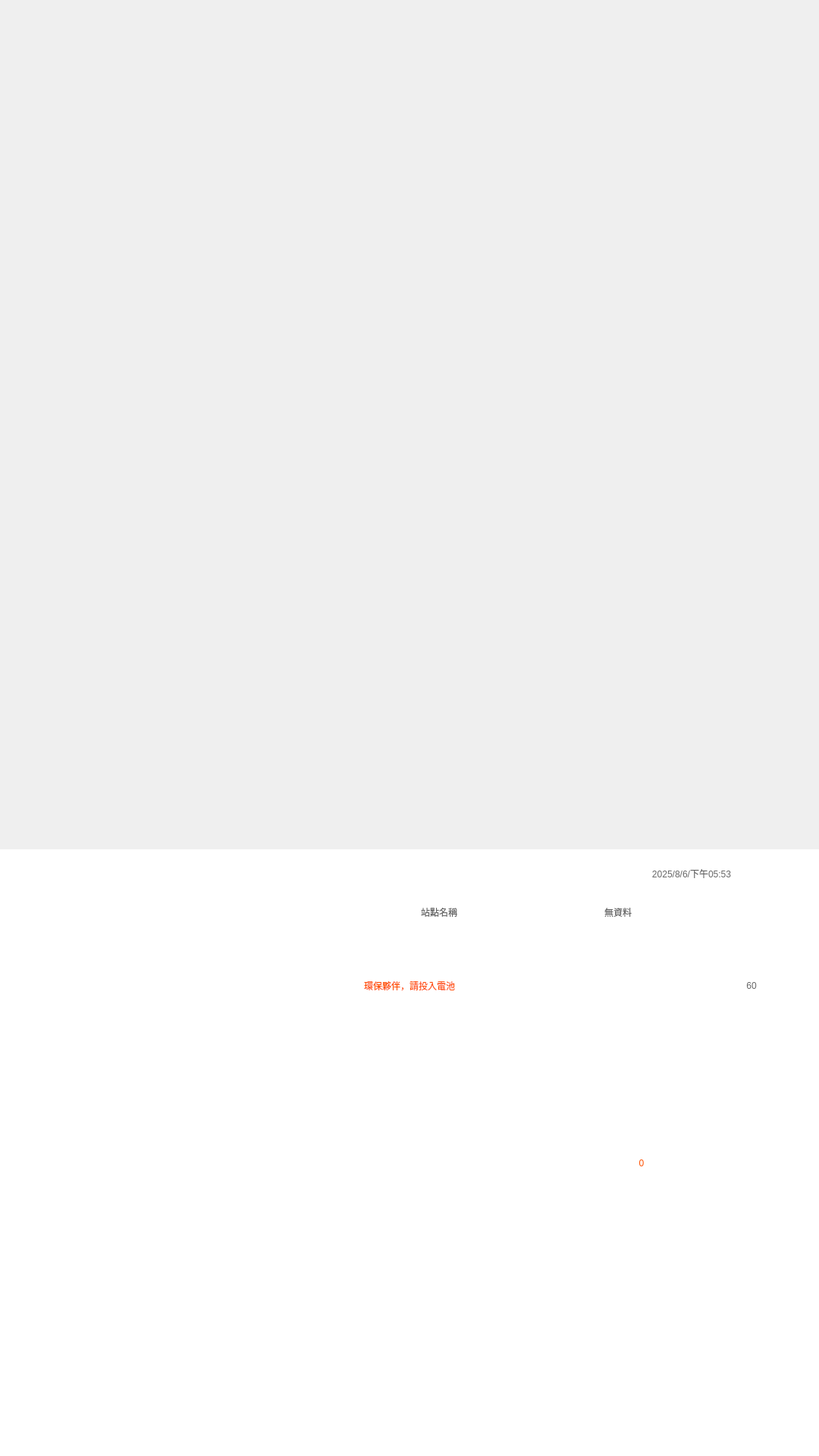
<?xml version="1.0" encoding="UTF-8"?>
<ui version="4.0">
 <class>nmb_PutInBatteryPage</class>
 <widget class="QWidget" name="nmb_PutInBatteryPage">
  <property name="geometry">
   <rect>
    <x>0</x>
    <y>0</y>
    <width>1080</width>
    <height>1920</height>
   </rect>
  </property>
  <property name="windowTitle">
   <string>Form</string>
  </property>
  <widget class="QWidget" name="Top_Widget" native="true">
   <property name="geometry">
    <rect>
     <x>0</x>
     <y>0</y>
     <width>1080</width>
     <height>1120</height>
    </rect>
   </property>
  </widget>
  <widget class="QWidget" name="Bottom_Widget" native="true">
   <property name="geometry">
    <rect>
     <x>0</x>
     <y>1120</y>
     <width>1080</width>
     <height>800</height>
    </rect>
   </property>
   <property name="styleSheet">
    <string notr="true">QWidget
{
	background-color: rgb(255, 255, 255);
}</string>
   </property>
   <widget class="QLabel" name="label">
    <property name="geometry">
     <rect>
      <x>74</x>
      <y>36</y>
      <width>239</width>
      <height>73</height>
     </rect>
    </property>
    <property name="styleSheet">
     <string notr="true">QLabel
{
	image: url(:/IMAGES/UI_IMAGE/會員計數頁/ecoco-logo.png);
	border: none;
	background-color: transparent;
}</string>
    </property>
    <property name="text">
     <string/>
    </property>
   </widget>
   <widget class="QLabel" name="label_4">
    <property name="geometry">
     <rect>
      <x>531</x>
      <y>65</y>
      <width>96</width>
      <height>35</height>
     </rect>
    </property>
    <property name="styleSheet">
     <string notr="true">QLabel
{
	color:#666666;
	font: 500 24px &quot;Noto Sans CJK TC&quot;;
	border: none;
	background-color: transparent;
}</string>
    </property>
    <property name="text">
     <string>站點名稱</string>
    </property>
    <property name="alignment">
     <set>Qt::AlignmentFlag::AlignCenter</set>
    </property>
   </widget>
   <widget class="QLabel" name="label_3">
    <property name="geometry">
     <rect>
      <x>476</x>
      <y>59</y>
      <width>530</width>
      <height>50</height>
     </rect>
    </property>
    <property name="styleSheet">
     <string notr="true">QLabel
{
	image: url(:/IMAGES/UI_IMAGE/會員計數頁/站點名稱.png);
	border: none;
	background-color: transparent;
}</string>
    </property>
    <property name="text">
     <string/>
    </property>
   </widget>
   <widget class="QPushButton" name="clock_lb">
    <property name="geometry">
     <rect>
      <x>938</x>
      <y>163</y>
      <width>29</width>
      <height>34</height>
     </rect>
    </property>
    <property name="styleSheet">
     <string notr="true">QPushButton
{
	image: url(:/IMAGES/UI_IMAGE/會員計數頁/timer.png);
	border: none;
	background-color: transparent;
}</string>
    </property>
    <property name="text">
     <string/>
    </property>
   </widget>
   <widget class="QLabel" name="time_lb">
    <property name="geometry">
     <rect>
      <x>812</x>
      <y>17</y>
      <width>200</width>
      <height>29</height>
     </rect>
    </property>
    <property name="styleSheet">
     <string notr="true">QLabel
{
	color:#666666;
	font: 500 20px &quot;Noto Sans CJK TC&quot;; /*	font: 500 20px &quot;Noto Sans CJK TC&quot;;*/
	border: none;
	background-color: transparent;
}</string>
    </property>
    <property name="text">
     <string>2025/8/6/下午05:53</string>
    </property>
    <property name="alignment">
     <set>Qt::AlignmentFlag::AlignCenter</set>
    </property>
   </widget>
   <widget class="QLabel" name="station_lb">
    <property name="geometry">
     <rect>
      <x>659</x>
      <y>65</y>
      <width>312</width>
      <height>35</height>
     </rect>
    </property>
    <property name="styleSheet">
     <string notr="true">QLabel
{
	color:#666666;
	font: 500 24px &quot;Noto Sans CJK TC&quot;;
	border: none;
	background-color: transparent;
}</string>
    </property>
    <property name="text">
     <string>無資料</string>
    </property>
    <property name="alignment">
     <set>Qt::AlignmentFlag::AlignCenter</set>
    </property>
   </widget>
   <widget class="QPushButton" name="countdown_lb">
    <property name="geometry">
     <rect>
      <x>975</x>
      <y>160</y>
      <width>32</width>
      <height>40</height>
     </rect>
    </property>
    <property name="styleSheet">
     <string notr="true">QPushButton
{
	color: #666666;
	font: 500 28px &quot;Noto Sans CJK TC&quot;;
	border: none;
	background-color: transparent;
}</string>
    </property>
    <property name="text">
     <string>60</string>
    </property>
   </widget>
   <widget class="QLabel" name="label_6">
    <property name="geometry">
     <rect>
      <x>74</x>
      <y>236</y>
      <width>932</width>
      <height>314</height>
     </rect>
    </property>
    <property name="styleSheet">
     <string notr="true">QLabel
{
	image: url(:/IMAGES/UI_IMAGE/非會員計數頁/計數bg.png);
	border: none;
	background-color: transparent;
}</string>
    </property>
    <property name="text">
     <string/>
    </property>
   </widget>
   <widget class="QPushButton" name="makesure_btn">
    <property name="geometry">
     <rect>
      <x>240</x>
      <y>595</y>
      <width>600</width>
      <height>205</height>
     </rect>
    </property>
    <property name="styleSheet">
     <string notr="true">QPushButton
{
	image: url(:/IMAGES/UI_IMAGE/會員計數頁/確認鍵.png);
	border: none;
	background-color: transparent;
}</string>
    </property>
    <property name="text">
     <string/>
    </property>
   </widget>
   <widget class="QLabel" name="showtxt_lb">
    <property name="geometry">
     <rect>
      <x>499</x>
      <y>666</y>
      <width>80</width>
      <height>55</height>
     </rect>
    </property>
    <property name="styleSheet">
     <string notr="true">QLabel
{
	font: 700 38px &quot;Noto Sans CJK TC&quot;;
	color: white;
	border: none;
	background-color: transparent;
}</string>
    </property>
    <property name="text">
     <string>完成</string>
    </property>
    <property name="alignment">
     <set>Qt::AlignmentFlag::AlignCenter</set>
    </property>
   </widget>
   <widget class="QLabel" name="batteryTotal_lb">
    <property name="geometry">
     <rect>
      <x>780</x>
      <y>381</y>
      <width>132</width>
      <height>65</height>
     </rect>
    </property>
    <property name="styleSheet">
     <string notr="true">QLabel
{
	font: 700 45px &quot;Noto Sans CJK TC&quot;;
	color: #FF5000;
	border: none;
	background-color: transparent;
}</string>
    </property>
    <property name="text">
     <string>0</string>
    </property>
    <property name="alignment">
     <set>Qt::AlignmentFlag::AlignCenter</set>
    </property>
   </widget>
   <widget class="QLabel" name="label_2">
    <property name="geometry">
     <rect>
      <x>387</x>
      <y>160</y>
      <width>306</width>
      <height>40</height>
     </rect>
    </property>
    <property name="styleSheet">
     <string notr="true">QLabel
{
	image:none;
	border:none;
	background-color: transparent;
	font: 700 28px &quot;Noto Sans CJK TC&quot;;
	color:#FF5000
}</string>
    </property>
    <property name="text">
     <string>環保夥伴，請投入電池</string>
    </property>
    <property name="alignment">
     <set>Qt::AlignmentFlag::AlignCenter</set>
    </property>
   </widget>
   <widget class="QLabel" name="line_lb">
    <property name="geometry">
     <rect>
      <x>75</x>
      <y>133</y>
      <width>932</width>
      <height>1</height>
     </rect>
    </property>
    <property name="styleSheet">
     <string notr="true">QLabel
{
	image: url(:/IMAGES/UI_IMAGE/line.png);
	border: none;
	background-color: transparent;
}</string>
    </property>
    <property name="text">
     <string/>
    </property>
   </widget>
   <zorder>label</zorder>
   <zorder>label_3</zorder>
   <zorder>clock_lb</zorder>
   <zorder>time_lb</zorder>
   <zorder>station_lb</zorder>
   <zorder>countdown_lb</zorder>
   <zorder>label_4</zorder>
   <zorder>label_6</zorder>
   <zorder>makesure_btn</zorder>
   <zorder>showtxt_lb</zorder>
   <zorder>batteryTotal_lb</zorder>
   <zorder>label_2</zorder>
   <zorder>line_lb</zorder>
  </widget>
 </widget>
 <resources/>
 <connections/>
</ui>
